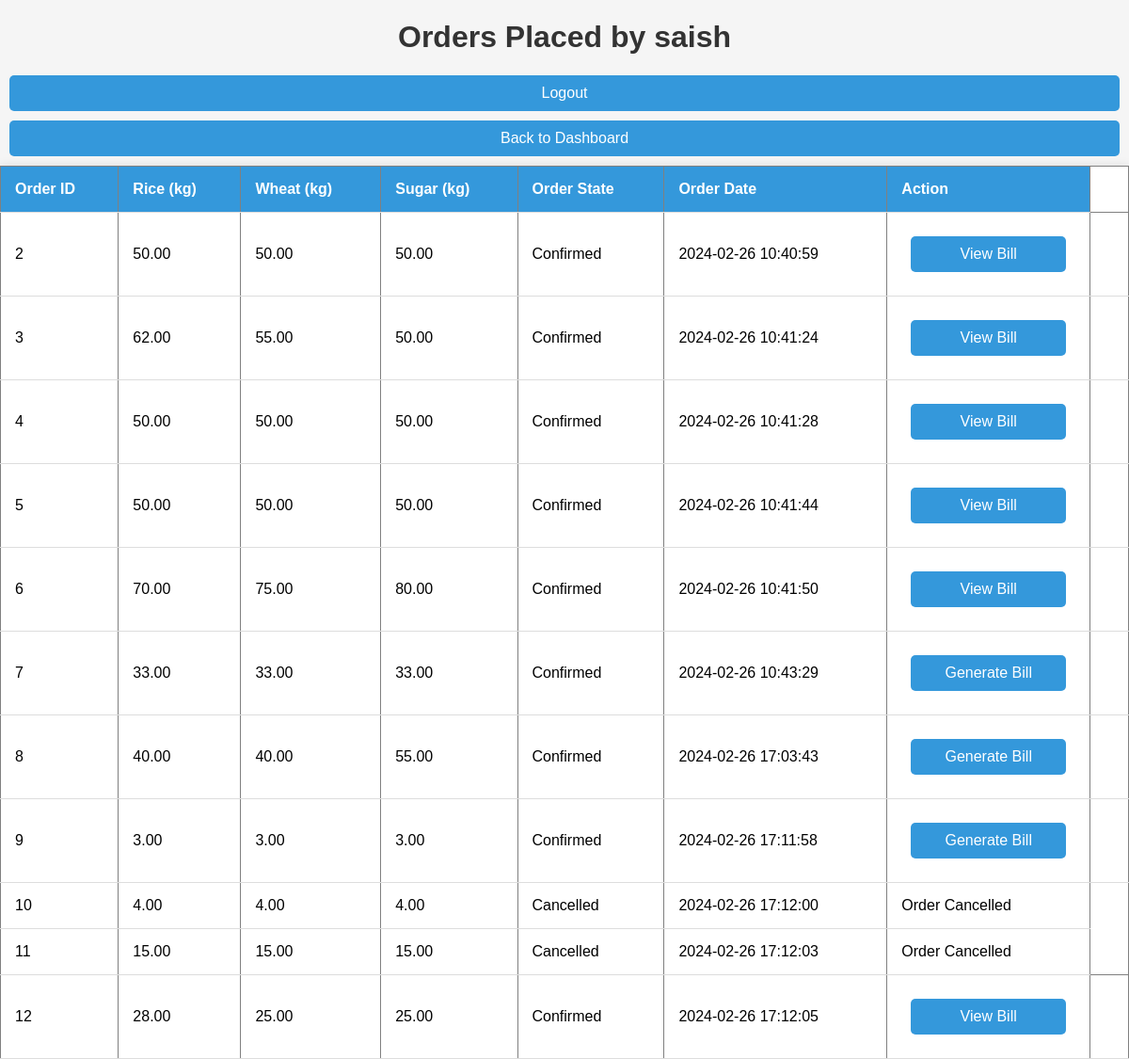
The page /Customer/viewOrders.php (signed in) on the database its author committed.
### tables this page shows
CREATE TABLE `customer_details` (
  `id` int(3) NOT NULL,
  `name` varchar(50) NOT NULL,
  `color` varchar(10) NOT NULL,
  `family_count` int(3) NOT NULL,
  `contact` char(10) DEFAULT NULL,
  `city` varchar(20) NOT NULL,
  `password` varchar(25) DEFAULT NULL
);

CREATE TABLE `purchased` (
  `order_id` int(11) NOT NULL,
  `customer_id` int(11) NOT NULL,
  `rice_kg` decimal(5,2) NOT NULL,
  `wheat_kg` decimal(5,2) NOT NULL,
  `sugar_kg` decimal(5,2) NOT NULL,
  `order_date` timestamp NOT NULL DEFAULT current_timestamp(),
  `order_state` varchar(10) DEFAULT 'Pending'
);

### Customer/viewOrders.php (the view, shortened to what this page needs)
<?php
$customer_id = $_SESSION['id'];
$server = "localhost";
$username = "root";
$password = "";
$database = "dbms";
$con = mysqli_connect($server, $username, $password, $database);
$sql = "SELECT name FROM customer_details WHERE id = '$customer_id'";
$result = mysqli_query($con, $sql);
if ($result && mysqli_num_rows($result) > 0) {
    $row = mysqli_fetch_assoc($result);
    $customer_name = $row['name'];
} else {
    $customer_name = "Customer";
}
$sqlOrders = "SELECT * FROM purchased WHERE customer_id = '$customer_id'";
$resultOrders = mysqli_query($con, $sqlOrders);
?>
<!DOCTYPE html>
<html lang="en">
<head>
    <link rel="stylesheet" href="viewOrders.css">
</head>
<body>
    <h1>Orders Placed by <?php echo $customer_name; ?></h1>
    <a href="./logout.php">Logout</a>
    <a href="customer.php">Back to Dashboard</a>
    <?php
    if ($resultOrders && mysqli_num_rows($resultOrders) > 0) {
        echo "<table border='1'>";
        echo "<tr><th>Order ID</th><th>Rice (kg)</th><th>Wheat (kg)</th><th>Sugar (kg)</th><th>Order State</th><th>Order Date</th><th>Action</th></tr>";
        while ($orderRow = mysqli_fetch_assoc($resultOrders)) {
            echo "<tr>";
            echo "<td>{$orderRow['order_id']}</td>";
            echo "<td>{$orderRow['rice_kg']}</td>";
            echo "<td>{$orderRow['wheat_kg']}</td>";
            echo "<td>{$orderRow['sugar_kg']}</td>";
            echo "<td>{$orderRow['order_state']}</td>";
            echo "<td>{$orderRow['order_date']}</td>";
            if ($orderRow['order_state'] === 'Cancelled') {
                echo "<td>Order Cancelled</td>";
            } else {
                $order_id = $orderRow['order_id'];
                $sqlCheckBill = "SELECT * FROM invoice WHERE order_id = '$order_id'";
                $resultCheckBill = mysqli_query($con, $sqlCheckBill);
                if ($resultCheckBill && mysqli_num_rows($resultCheckBill) === 0) {
                    echo "<td><a href='generateBill.php?order_id={$orderRow['order_id']}'>Generate Bill</a></td>";
                } else {
                    $sqlGetBillId = "SELECT bill_id FROM invoice WHERE order_id = '$order_id'";
                    $resultGetBillId = mysqli_query($con, $sqlGetBillId);
                    $billId = mysqli_fetch_assoc($resultGetBillId)['bill_id'];
                    echo "<td><a href='viewBill.php?bill_id={$billId}'>View Bill</a></td>";
                }
                if ($orderRow['order_state'] === 'Pending') {
                    echo "<td><a href='editOrder.php?order_id={$orderRow['order_id']}'>Edit Order</a></td>";
                } else {
                    echo "<td></td>";
                }
            }
            echo "</tr>";
        }
        echo "</table>";
    } else {
        echo "<p>No purchased found.</p>";
    }
    ?>
</body>
</html>

### Customer/viewOrders.css (style rules this page uses)
body { font-family: 'Arial', sans-serif; background-color: #f5f5f5; margin: 0; padding: 0; }
h1 { text-align: center; color: #333; }
a { display: block; margin: 10px; padding: 10px; text-align: center; text-decoration: none; color: #fff; background-color: #3498db; border-radius: 5px; }
table { width: 100%; border-collapse: collapse; box-shadow: 0 0 10px rgba(0, 0, 0, 0.1); background-color: #fff; }
th, td { padding: 15px; text-align: left; border-bottom: 1px solid #ddd; }
th { background-color: #3498db; color: #fff; }

### rows shown on the page
customer_details: name "saish"
purchased: order_id "2", rice_kg "50.00", wheat_kg "50.00", sugar_kg "50.00", order_state "Confirmed", order_date "2024-02-26 10:40:59"
purchased: order_id "3", rice_kg "62.00", wheat_kg "55.00", sugar_kg "50.00", order_state "Confirmed", order_date "2024-02-26 10:41:24"
purchased: order_id "4", rice_kg "50.00", wheat_kg "50.00", sugar_kg "50.00", order_state "Confirmed", order_date "2024-02-26 10:41:28"
purchased: order_id "5", rice_kg "50.00", wheat_kg "50.00", sugar_kg "50.00", order_state "Confirmed", order_date "2024-02-26 10:41:44"
purchased: order_id "6", rice_kg "70.00", wheat_kg "75.00", sugar_kg "80.00", order_state "Confirmed", order_date "2024-02-26 10:41:50"
purchased: order_id "7", rice_kg "33.00", wheat_kg "33.00", sugar_kg "33.00", order_state "Confirmed", order_date "2024-02-26 10:43:29"
purchased: order_id "8", rice_kg "40.00", wheat_kg "40.00", sugar_kg "55.00", order_state "Confirmed", order_date "2024-02-26 17:03:43"
purchased: order_id "9", rice_kg "3.00", wheat_kg "3.00", sugar_kg "3.00", order_state "Confirmed", order_date "2024-02-26 17:11:58"
purchased: order_id "10", rice_kg "4.00", wheat_kg "4.00", sugar_kg "4.00", order_state "Cancelled", order_date "2024-02-26 17:12:00", shows "Order Cancelled"
purchased: order_id "11", rice_kg "15.00", wheat_kg "15.00", sugar_kg "15.00", order_state "Cancelled", order_date "2024-02-26 17:12:03", shows "Order Cancelled"
purchased: order_id "12", rice_kg "28.00", wheat_kg "25.00", sugar_kg "25.00", order_state "Confirmed", order_date "2024-02-26 17:12:05"
